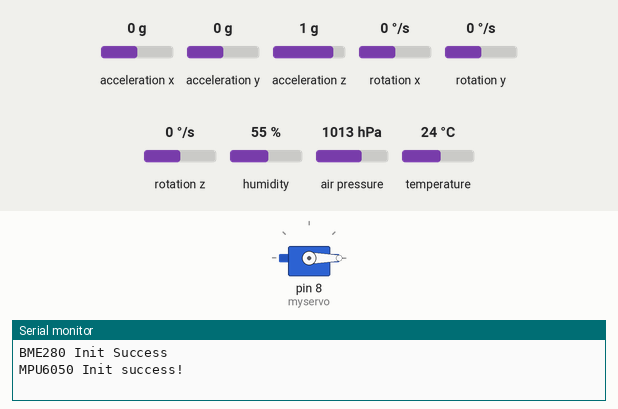
Bench run of a sketch on a simulated Arduino Uno, built with avr-gcc and run on an emulated ATmega328P. Shown: servo, the last lines printed to the serial monitor. Inputs (shaded band) come from the test bench; at power-on: acceleration x 0 g, acceleration y 0 g, acceleration z 1 g, rotation x 0 °/s, rotation y 0 °/s, rotation z 0 °/s, humidity 55 %, air pressure 1013 hPa, temperature 24 °C.

Above: at 0.1 s.
At 5.4 s:
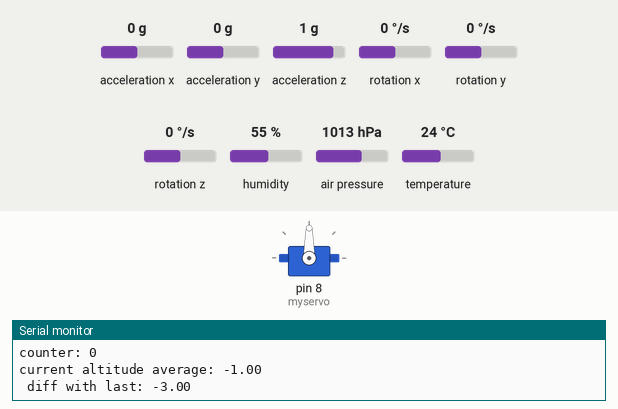
Timing chart, 0 to 6.9 s (numbered marks = the images above):
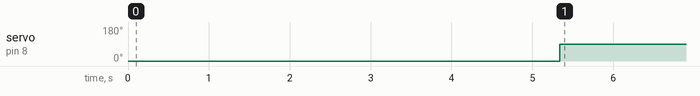

Measured:
- by itself, servo on pin 8 (myservo): 0° → 90° at 5.3 s

The sketch:

final_lite0_serial.ino
```cpp
// all sensors together. all basic required funcitonnality there
// launch detection by timer LAUNCH_COUNTDOWN in MILLISECONDS (2 mins = 120000  ;   5 min = 300000   ;   10 min = 600000
// peak detection by pressure + acceleration (acceleration less than 11m/s² on the z axis)
// 95% of board memory with current sketch

#include <Wire.h>
#include <SPI.h>
#include <Adafruit_Sensor.h>
#include <Adafruit_BME280.h>
#include <Adafruit_MPU6050.h>
#include <Servo.h>
#include <SD.h>

//---------need to include servo files----------------

#define SEALEVELPRESSURE_HPA (1013.25)
#define CD_UPDATE_GAP 3000 // how often to check for info (flight telemetry)
#define LAUNCH_COUNTDOWN 5000 // 5 SECONDS TO TEST-----------
#define SAFEGUARD_TIMER 15000 // after 15 seconds of flight, the file automatically closes, regardless of the status of the parachute

Adafruit_BME280 bme;
Adafruit_MPU6050 mpu;
Servo myservo;
File file;

int clock_init; // this is the base clock reference for the program

//setting up chute update
int counter;
int sum;
unsigned int start_time;
short int curr_alt;
short int last_alt;

// the accelerations to check if peak is actually reached
sensors_event_t a, g, t;
void setup() {
    // settup all sensors, modules, servo, files
    Serial.begin(9600);

    clock_init = millis();

    // start BME sensor
    bool rslt;
    rslt = bme.begin();
    if (!rslt) {
        Serial.println("BME280 Init Fail,Please Check your address or the wire you connected!!!");
        while (1);
    }
    Serial.println("BME280 Init Success");

    // start mpu6050 sensor
    if (!mpu.begin()) {
      Serial.println("Failed to find MPU6050 chip");
      while (1);
    }
    Serial.println("MPU6050 Init success!");

    // settup servo
    myservo.attach(8);
    myservo.write(0); // this is the only time the servo can be set at 0


    // init BME chute deploy variables
    counter = 0;
    sum = 0;
    start_time = millis();
    last_alt = bme.readAltitude(SEALEVELPRESSURE_HPA);

    // settup mpu range (accel & gyro)
    mpu.setAccelerometerRange(MPU6050_RANGE_8_G);
    mpu.setGyroRange(MPU6050_RANGE_500_DEG);
    mpu.setFilterBandwidth(MPU6050_BAND_21_HZ);

    pre_armed();
}

void pre_armed(){
  //TODO: WAIT LAUNCH COUNTDOWN TIMER, THEN ENTER FLY PHASE
  while(1){
    if(millis()-clock_init > LAUNCH_COUNTDOWN){
      // ENTER FLY PHASE
      flight();
      while(1); // can never have 2 flight phases
    }
  }

}

void flight(){
  //TODO : LOG DATA + CHECK FOR PEAK + CHECK FOR PAST SAFEGUARD TIMER
  // LOG DATA FIRST
  // THEN UPDATE ALTITUDE (CHECK PEAK FUNCTION)
  // THEN CHECK FOR PAST SAFEGUARD TIMER (or as part of update alt?)
  while(1){
    log_data();
    //important data for update are already measured, they must just update other values
    update_altitude();
  }
  //(UPDATE ALTITUDE OR SAFEGUARD) TIMER WILL DEPLOY CHUTE
}

void log_data(){
  //TODO

  // order:
  // altitude, pressure, temperature, humidity, x_a, y_a, z_a, x_g, y_g, z_g

  // BME280 test code
  Serial.print("temperature:");
  Serial.print(bme.readTemperature());
  Serial.print("*C   ");

  Serial.print("pressure:");
  Serial.print(bme.readPressure()/100.0F);
  Serial.print("hPa   ");

  Serial.print("humidity:");
  Serial.print(bme.readHumidity());
  Serial.print("%   ");

  Serial.print("altitude:");
  curr_alt = bme.readAltitude(SEALEVELPRESSURE_HPA);
  Serial.println(curr_alt);
  Serial.println("m--------------------------------BME280------------------------------------");

  // mpu test code
    /* Get new sensor events with the readings */

  mpu.getEvent(&a, &g, &t);
  /* Print out the values */
  Serial.print("Acceleration X: ");
  Serial.print(a.acceleration.x);
  Serial.print(", Y: ");
  Serial.print(a.acceleration.y);
  Serial.print(", Z: ");
  Serial.print(a.acceleration.z);
  Serial.println(" m/s^2");

  Serial.print("Rotation X: ");
  Serial.print(g.gyro.x);
  Serial.print(", Y: ");
  Serial.print(g.gyro.y);
  Serial.print(", Z: ");
  Serial.print(g.gyro.z);
  Serial.println(" rad/s");

  Serial.println("---------------------------------MPU6050--------------------------------------");


  //log to file
  file.print(bme.readTemperature());
  file.print(",");
  file.print(bme.readPressure()/100.0F);
  file.print(",");
  file.print(bme.readHumidity());
  file.print(",");
  curr_alt = bme.readAltitude(SEALEVELPRESSURE_HPA);
  file.println(curr_alt);

    /* Print out the values */
  file.print(",");
  file.print(a.acceleration.x);
  file.print(",");
  file.print(a.acceleration.y);
  file.print(",");
  file.print(a.acceleration.z);
  file.print(",");

  file.print("Rotation X: ");
  file.print(g.gyro.x);
  file.print(",");
  file.print(g.gyro.y);
  file.print(",");
  file.print(g.gyro.z);

}

void update_altitude() {
    // altitude stored in curr_alt
    if(millis()-start_time >CD_UPDATE_GAP){ //if it's been more than CD_UPDATE_GAP seconds
      // show the average value of the altitude over 1 sec
      Serial.print("counter: ");
      Serial.println(counter);
      float avg = sum/(counter);
      Serial.print("current altitude average: ");
      Serial.println(avg);
      Serial.print(" diff with last: ");
      float diff = avg-last_alt;
      Serial.println(diff);
      // then, if there has been at least a meter of drop, deploy parachute
      if(diff < -1){
        deployChute();
      }
      //when all this is done, indicate what counter was at, update last_alt (=alt) reset counter, start_time, avg

      last_alt = avg;
      counter = 1;
      start_time = millis();
      sum = 0;
    }

    //check if past the safeguard timer
    if(millis()-(clock_init+LAUNCH_COUNTDOWN)>SAFEGUARD_TIMER){
      deployChute();
    }

    //update the altitude avg, then counter
    sum += curr_alt;
    counter += 1;
}

void deployChute() {
   //TODO:
   // turn knob 90 degrees
   myservo.write(90);
   Serial.println("servo spun");
   // close file safely
   file.close();
   Serial.println("file closed");
   while(1){
    Serial.println("awaiting dispatch");
    delay(5000);
   }
   //
}
```
